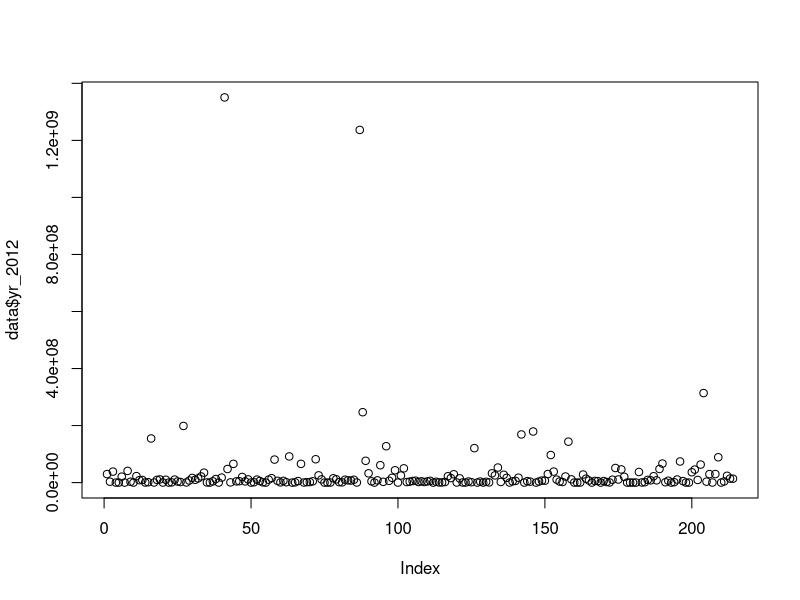
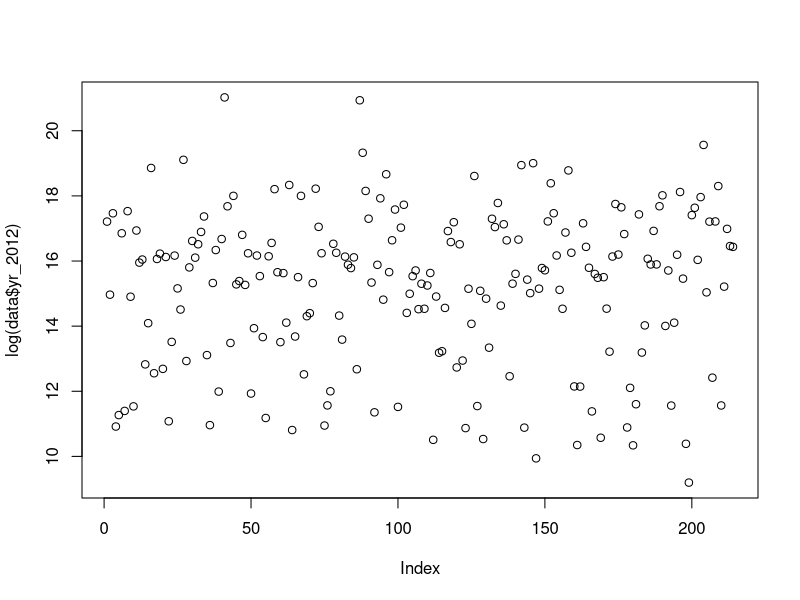

Source code (R) for these figures, in order:
setwd('/Users/andrewjudson/GitHub/local/opendata/data/worldbank')
data<-read.csv('population.csv')
str(data)
options(digits=10)
summary(data$yr_2012)
# plot with / without log scales
plot(data$yr_2012)
plot(log(data$yr_2012))